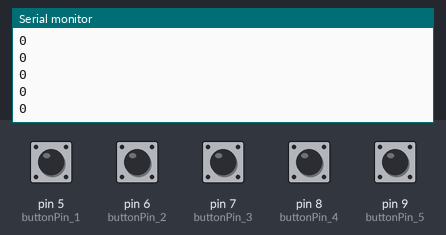
Bench run of a sketch on a simulated Arduino Uno, built with avr-gcc and run on an emulated ATmega328P. Parts: the last lines printed to the serial monitor. The test bench sets the inputs (shaded band); at power-on: pin 5 (buttonPin_1), pin 6 (buttonPin_2), pin 7 (buttonPin_3), pin 8 (buttonPin_4), pin 9 (buttonPin_5) LOW.

Above: at 1.2 s.
1.3 s: pin 5 (buttonPin_1) pulled HIGH for 0.15 s
At 1.31 s:
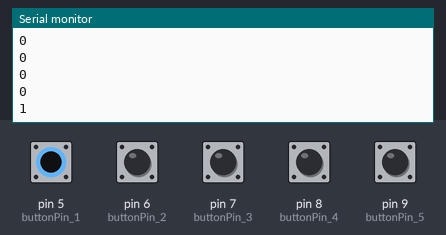
2.9 s: pin 6 (buttonPin_2) pulled HIGH for 0.15 s
At 2.91 s:
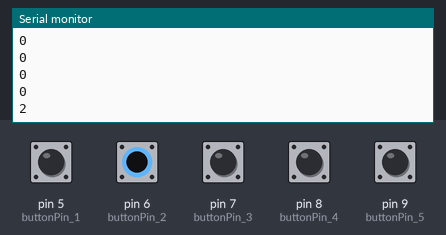
4.5 s: pin 7 (buttonPin_3) pulled HIGH for 0.15 s
At 4.51 s:
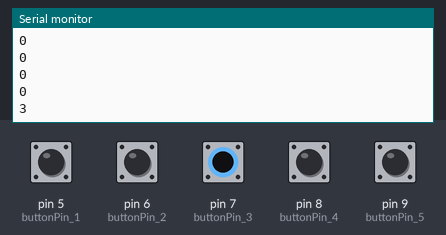
6.1 s: pin 8 (buttonPin_4) pulled HIGH for 0.15 s
At 6.11 s:
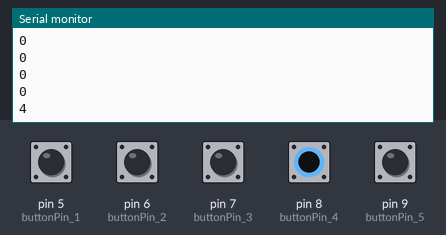
7.7 s: pin 9 (buttonPin_5) pulled HIGH for 0.15 s
At 7.71 s:
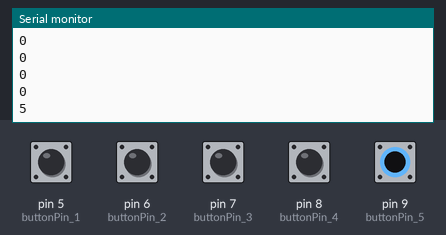
Timing chart, 0 to 10.3 s (numbered marks = the images above; inputs shaded):
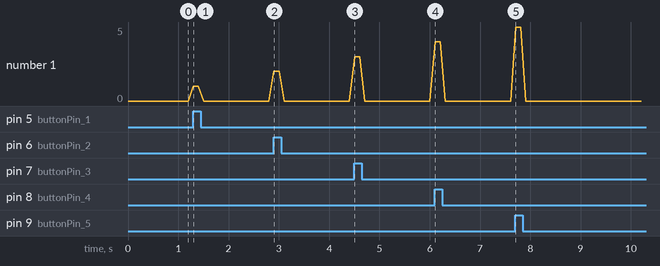

The sketch:

FiveHallSensors.ino
```cpp
const int buttonPin_1 = 5; // ben
const int buttonPin_2 = 6; // danielle
const int buttonPin_3 = 7; //johnny
const int buttonPin_4 = 8; // khoury
const int buttonPin_5 = 9; // rebecca

int buttonVal_1 = 1;
int buttonVal_2 = 1;
int buttonVal_3 = 1;
int buttonVal_4 = 1;
int buttonVal_5 = 1;

int buttonVal_1_Old = 1;
int buttonVal_2_Old = 1;
int buttonVal_3_Old = 1;
int buttonVal_4_Old = 1;
int buttonVal_5_Old = 1;

String active_buttons = "";
int lastPressed;

void setup() {
  Serial.begin(9600);
  pinMode(buttonPin_1, INPUT);
  pinMode(buttonPin_2, INPUT);

  pinMode(buttonPin_3, INPUT);
  pinMode(buttonPin_4, INPUT);
  pinMode(buttonPin_5, INPUT);
}

void loop() {
  buttonVal_1 = digitalRead(buttonPin_1);
  buttonVal_2 = digitalRead(buttonPin_2);
  buttonVal_3 = digitalRead(buttonPin_3);
  buttonVal_4 = digitalRead(buttonPin_4);
  buttonVal_5 = digitalRead(buttonPin_5);

  if (buttonVal_1_Old == 0 && buttonVal_1 == 1) {  // object is picked up
    active_buttons += '1';
  } else if (buttonVal_1_Old == 1 && buttonVal_1 == 0) {  // object is placed down
    String active_buttons_new = "";
    for (int i = 0; i < active_buttons.length(); i = i + 1) {
      if (active_buttons[i] != '1') {
        active_buttons_new += active_buttons[i];
      }
    }
    active_buttons = active_buttons_new;
  }

  if (buttonVal_2_Old == 0 && buttonVal_2 == 1) {
    active_buttons += '2';
  } else if (buttonVal_2_Old == 1 && buttonVal_2 == 0) {  // object is placed down
    String active_buttons_new = "";
    for (int i = 0; i < active_buttons.length(); i = i + 1) {
      if (active_buttons[i] != '2') {
        active_buttons_new += active_buttons[i];
      }
    }
    active_buttons = active_buttons_new;
  }


  if (buttonVal_3_Old == 0 && buttonVal_3 == 1) {
    active_buttons += '3';
  } else if (buttonVal_3_Old == 1 && buttonVal_3 == 0) {  // object is placed down
    String active_buttons_new = "";
    for (int i = 0; i < active_buttons.length(); i = i + 1) {
      if (active_buttons[i] != '3') {
        active_buttons_new += active_buttons[i];
      }
    }
    active_buttons = active_buttons_new;
  }

  if (buttonVal_4_Old == 0 && buttonVal_4 == 1) {
    active_buttons += '4';
  } else if (buttonVal_4_Old == 1 && buttonVal_4 == 0) {  // object is placed down
    String active_buttons_new = "";
    for (int i = 0; i < active_buttons.length(); i = i + 1) {
      if (active_buttons[i] != '4') {
        active_buttons_new += active_buttons[i];
      }
    }
    active_buttons = active_buttons_new;
  }

  if (buttonVal_5_Old == 0 && buttonVal_5 == 1) {
    active_buttons += '5';
  } else if (buttonVal_5_Old == 1 && buttonVal_5 == 0) {  // object is placed down
    String active_buttons_new = "";
    for (int i = 0; i < active_buttons.length(); i = i + 1) {
      if (active_buttons[i] != '5') {
        active_buttons_new += active_buttons[i];
      }
    }
    active_buttons = active_buttons_new;
  }

  buttonVal_1_Old = buttonVal_1;
  buttonVal_2_Old = buttonVal_2;
  buttonVal_3_Old = buttonVal_3;
  buttonVal_4_Old = buttonVal_4;
  buttonVal_5_Old = buttonVal_5;

  // if (active_buttons.length() > 0) {
  //   lastPressed = active_buttons[active_buttons.length() - 1];
  // } else {
  //   lastPressed = 0;
  // }
  // Serial.print(active_buttons);
  // Serial.print("     length:");
  // Serial.print(active_buttons.length());
  // Serial.print("     lastpressed:");
  // Serial.print((char)lastPressed);
  // Serial.print("     first:");
  // Serial.println(active_buttons[0]);

if (active_buttons.length() > 0) {
  lastPressed = active_buttons[active_buttons.length() - 1];
  Serial.println((char)lastPressed);
} else {
  Serial.println("0");
}
//Serial.println(active_buttons);
delay(100);
}
```

Measured:
- after the input at 1.3 s, the serial monitor: prints a new line at once (image 1)
- after the input at 2.9 s, the serial monitor: prints a new line at once (image 2)
- after the input at 4.5 s, the serial monitor: prints a new line at once (image 3)
- after the input at 6.1 s, the serial monitor: prints a new line at once (image 4)
- after the input at 7.7 s, the serial monitor: prints a new line at once (image 5)
